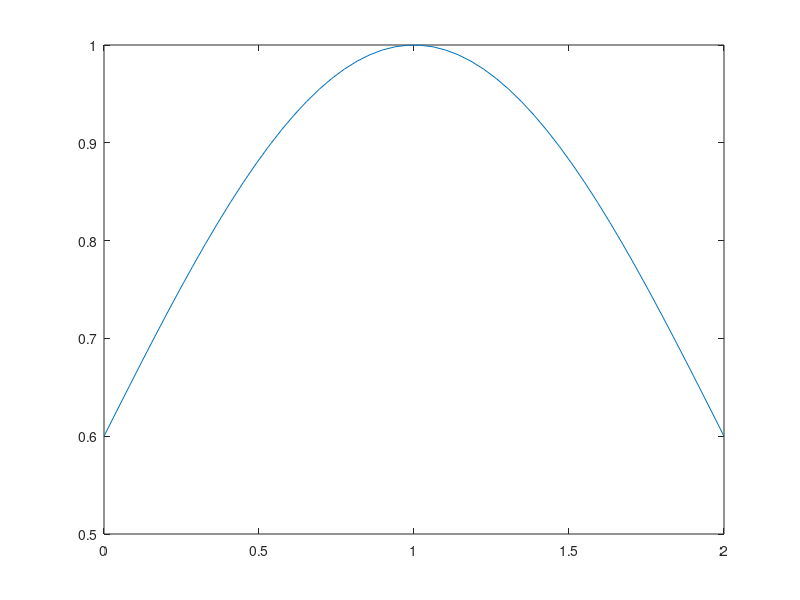

Write MATLAB code to recreate this figure. (Note: this script raises an error after producing the figure.)
%
% PINN for solving the PDE(mass diffusion): dh/dt  - C*dh2/d2x = 0,   C = 1 
% IC:  h(x,0) = 0.6+0.4*sin(pi()*x/(2*L))    L=1
% BC:  dh/dx (1,t) = 0     t>0
%      h(0,t) = 0.6        t>0
%
if exist('paperRunConfig', 'var')
    clearvars -except paperRunConfig
else
    clear
end
%%
% 
% 选择 25 个等间距的时间点来强制执行每个边界条件 
numBoundaryConditionPoints = [25 25];

x0BC1 = -0 * ones(1,numBoundaryConditionPoints(1));                   % -0, -0, -0, ..., -0     25 points
x0BC2 =  2 * ones(1,numBoundaryConditionPoints(2));                   %  1,  1,  1, ...,  1     25 points

t0BC1 =  2 * linspace(0,1,numBoundaryConditionPoints(1));             %  0,  0.0417*2, ...,  2    25 points
t0BC2 =  2 * linspace(0,1,numBoundaryConditionPoints(2));             %  0,  0.0417*2, ...,  2    25 points

u0BC1 =  0.6 * ones(1,numBoundaryConditionPoints(1));                 %  0,  0,  0, ...,  0     25 points
u0BC2 =  0.6 * ones(1,numBoundaryConditionPoints(1));                 %  0,  0,  0, ...,  0     25 points

%% Select 50 equally spaced spatial points to enforce the initial condition .
%
numInitialConditionPoints  = 50;

x0IC = linspace(0,2,numInitialConditionPoints);                       %  -1,  -0.959, ..., 0.959, 1    50 points
t0IC = zeros(1,numInitialConditionPoints);                            %   0,  0,  0, ...,  0           50 points
%
u0IC = 0.6 + 0.4*sin(pi()*x0IC/2);                                      %   IC: u(x,0) = -sin(pi*x)
plot(x0IC, u0IC)

%% Uniformly sample 10,000 points  to enforce the output of the network to fulfill the Burger's equation.

numInternalCollocationPoints = 100;

points = rand(numInternalCollocationPoints,2);

dataX = 2*points(:,1);                                       % (0,2) spatial coordinates
dataT = points(:,2);                                         % (0,1)  time range


ds     = arrayDatastore ([dataX dataT]);

%%
numLayers    =   8;
numNeurons   =   20; 
parameters   =   struct; 
%
sz           =   [numNeurons 2];
%
parameters.fc1.Weights = initializeHe (sz, 2);                       % 2 inputs, dlx, dlt
parameters.fc1.Bias    = initializeZeros ([numNeurons 1]);
%
for layerNumber = 2: numLayers -1 
    name  = "fc" + layerNumber; 
    %
    sz    = [numNeurons numNeurons];
    numIn = numNeurons;
    parameters.(name).Weights = initializeHe (sz, numIn); 
    parameters.(name).Bias    = initializeZeros ([numNeurons 1]);
end
%

sz      =  [1 numNeurons ];
numIn   =  numNeurons ;
parameters.("fc" + numLayers).Weights = initializeHe (sz , numIn);
parameters.("fc" + numLayers).Bias    = initializeZeros ([1 1]) ;    % 1 outputs      
%
%%
% Specify Training Options
% Train the model for 1000 epochs with a mini - batch size of 1000.
%
numEpochs            = 500;
miniBatchSize        = 1000;
initialLearnRate     = 0.01;
decayRate            = 0.005;
executionEnvironment = "gpu";
if exist('paperRunConfig', 'var')
    if isfield(paperRunConfig, 'numEpochs') && ~isempty(paperRunConfig.numEpochs)
        numEpochs = paperRunConfig.numEpochs;
    end
    if isfield(paperRunConfig, 'executionEnvironment') && ~isempty(paperRunConfig.executionEnvironment)
        executionEnvironment = string(paperRunConfig.executionEnvironment);
    end
end

useGPU = executionEnvironment == "gpu";
toDevice = @(x) x;
if useGPU
    gpuDevice(1);
    parameters = dlupdate(@gpuArray, parameters);
    toDevice = @(x) gpuArray(x);
else
    error('Paper main-case training requires executionEnvironment = "gpu".');
end

% Train network
mbq = minibatchqueue (ds , ...
             'MiniBatchSize', miniBatchSize , ...
             'MiniBatchFormat', 'BC', ...
             'OutputEnvironment',  executionEnvironment);

dlX0IC   = dlarray (toDevice(x0IC),  'CB');                 % spatial coordinates (0,2)|50  
dlX0BC1  = dlarray (toDevice(x0BC1), 'CB');                 % spatial coordinates for BC1 (0)|25      
dlX0BC2  = dlarray (toDevice(x0BC2), 'CB');                 % spatial coordinates for BC2 (2)|25      


dlT0IC   = dlarray (toDevice(t0IC),  'CB');                 % spatial coordinates 0|50  
dlT0BC1	 = dlarray (toDevice(t0BC1), 'CB');                 % time series for BC1 (0,2)|25 
dlT0BC2	 = dlarray (toDevice(t0BC2), 'CB');                 % time series for BC2 (0,2)|25  

dlU0IC   = dlarray (toDevice(u0IC),  'CB');                 % Intial condition IC 0|50  
dlU0BC1	 = dlarray (toDevice(u0BC1), 'CB');                 % Boundary condtion BC1 (0,2)|25 
dlU0BC2	 = dlarray (toDevice(u0BC2), 'CB');                 % Boundary condtion BC2 (0,2)|25 


averageGrad   = [];
averageSqGrad = [];


figure (1)
C        = colororder ;
lineLoss = animatedline ('Color',C(2 ,:));
ylim ([0 inf ])
xlabel ("Iteration")
ylabel ("Loss")
grid on


%%
c = 1;

start     = tic;

iteration = 0;


for epoch = 1: numEpochs

    reset (mbq);

    while hasdata (mbq)
        %
        iteration = iteration + 1;

        dlXT = next  (mbq);
    	dlX   = dlXT (1, :);
	    dlT   = dlXT (2, :);


        % Evaluate the model gradients and loss using dlfeval and the 
        % modelGradients function .
        
        if (epoch ==1 )
            rsum_old = zeros(1,length(dlX));
        end

        [gradients, loss, lossF, lossF_unweighted, lossU, rsum_new]  = dlfeval(@modelGradients, parameters, dlX, dlT,...
	                                        dlX0IC, dlX0BC1,  dlX0BC2,...
                                            dlT0IC, dlT0BC1,  dlT0BC2,...
                                            dlU0IC, dlU0BC1,  dlU0BC2,...
                                            c, epoch, rsum_old);

        % Update learning rate .

        learningRate = initialLearnRate / (1+ decayRate * iteration );

        % Update the network parameters using the adamupdate function .

        [parameters, averageGrad, averageSqGrad] = adamupdate(parameters, gradients, averageGrad, ...
            averageSqGrad, iteration, learningRate);
    end

    rsum_old = rsum_new;
    %                
    % Plot training progress .
    %
    loss  = double (gather ( extractdata ( loss )));
    lossF = double (gather ( extractdata ( lossF )));
    lossF_unweighted = double (gather ( extractdata ( lossF_unweighted )));
    lossU = double (gather ( extractdata ( lossU )));

    addpoints ( lineLoss , iteration , loss );

    D = duration (0,0, toc( start ), 'Format', 'hh:mm:ss');
    title (" Epoch : " + epoch + ", Elapsed : " + string (D) + ", Loss : " + loss )
    drawnow
    
    loss_hist  ( epoch, 1 )  = loss ;
    if exist('paperRunConfig', 'var') && isfield(paperRunConfig, 'progressRoot') && ...
            exist('paperProgressUpdate', 'file') == 2
        if ~isfield(paperRunConfig, 'progressEvery') || isempty(paperRunConfig.progressEvery)
            paperRunConfig.progressEvery = max(1, floor(numEpochs / 20));
        end
        if epoch == 1 || epoch == numEpochs || mod(epoch, paperRunConfig.progressEvery) == 0
            paperProgressUpdate(paperRunConfig.progressRoot, paperRunConfig.caseName, ...
                paperRunConfig.modelName, "RUNNING", epoch, numEpochs, loss, toc(start), "");
        end
    end
    lossF_hist ( epoch, 1 ) = lossF ;
    weightedLossF_hist ( epoch, 1 ) = lossF ;
    unweightedLossF_hist ( epoch, 1 ) = lossF_unweighted ;
    lossU_hist ( epoch, 1 ) = lossU ;
   
end




%% Evaluate model accuracy
%
% Evaluate model accuracy

tTest               = [0.1 0.25 0.75 1];
numObservationsTest = numel(tTest);

szXTest = 1001;
XTest = linspace(0, 2, szXTest);

%Test the model. For each of the test inputs, predict the PDE solutions using the PINN and compare them to the solutions given by the solveBurgers function, listed in the Solve Burger's Equation Function section of the example. To access this function, open the example as a live script. Evaluate the accuracy by computing the relative error between the predictions and targets.
UPred = zeros(numObservationsTest, szXTest);
UTest = zeros(numObservationsTest, szXTest);

for i = 1:numObservationsTest
    t = tTest(i);

    dlXTest = dlarray(toDevice(XTest), 'CB');
    dlTTest = dlarray(toDevice(t * ones(1, szXTest)), 'CB');

    UPred(i,:) = double(gather(extractdata(modelU(parameters, dlXTest, dlTTest))));
    UTest(i,:) = 0.6 + 0.4*sin(pi()*XTest/2) * exp(-t/ (4/pi()/pi())  );   
end

err = norm(UPred - UTest) / norm(UTest)

if exist('computePaperMetrics', 'file') == 2
    [MetricsByTime, MetricsTotal] = computePaperMetrics(UPred, UTest, tTest);
    disp(MetricsByTime);
end

result = struct();
[~, resultName] = fileparts(pwd);
result.name = string(resultName);
result.UPred = UPred;
result.UTest = UTest;
result.predictions = UPred;
result.FEM = UTest;
result.tTest = tTest;
result.loss_hist = loss_hist;
if exist('lossF_hist', 'var'); result.lossF_hist = lossF_hist; end
if exist('lossU_hist', 'var'); result.lossU_hist = lossU_hist; end
if exist('weightedLossF_hist', 'var'); result.weightedLossF_hist = weightedLossF_hist; end
if exist('unweightedLossF_hist', 'var'); result.unweightedLossF_hist = unweightedLossF_hist; end
if exist('MetricsByTime', 'var'); result.MetricsByTime = MetricsByTime; end
if exist('MetricsTotal', 'var'); result.MetricsTotal = MetricsTotal; end
result.numEpochs = numEpochs;
result.numLayers = numLayers;
result.numNeurons = numNeurons;
result.miniBatchSize = miniBatchSize;
result.initialLearnRate = initialLearnRate;
result.decayRate = decayRate;
result.executionEnvironment = executionEnvironment;
result.numInternalCollocationPoints = numInternalCollocationPoints;
result.numPredictions = szXTest;
if exist('c', 'var'); result.c = c; end

if exist('paperRunConfig', 'var') && isfield(paperRunConfig, 'resultFile')
    save(paperRunConfig.resultFile, 'result', '-v7.3');
end

figure
plot(XTest, (UPred(1,:) - UTest(1,:) ))
figure
plot(XTest, (UPred(2,:) - UTest(2,:) ))
figure
plot(XTest, (UPred(3,:) - UTest(3,:) ))
figure
plot(XTest, (UPred(4,:) - UTest(4,:) ))

%Visualize the test predictions in a plot.

figure
tiledlayout("flow")

for i = 1:numel(tTest)
    nexttile
    
    plot(XTest,UPred(i,:),"-",LineWidth=2);

    hold on
    plot(XTest, UTest(i,:),"--",LineWidth=2)
    hold off

    ylim([-1.1, 1.1])
    xlabel("x")
    ylabel("u(x," + t + ")")
end

legend(["Prediction" "Target"])
